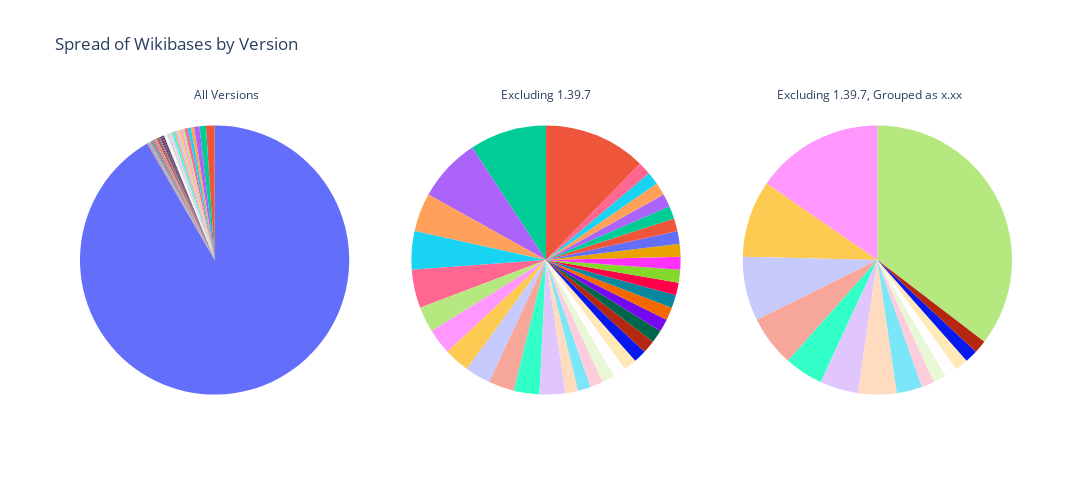

Notebook code cell kept with this figure:
### Code cell
from plotly.subplots import make_subplots

# Extract the version information from item_map
version_counts = {}
for key, value in item_map.items():
    version = value.get('version', ['unknown'])[0]
    if version not in version_counts:
        version_counts[version] = 0
    version_counts[version] += 1

# Prepare data for the pie charts
versions = list(version_counts.keys())
counts = list(version_counts.values())

# Filter out the most common version (for example, '1.39.7')
filtered_version_counts = {k: v for k, v in version_counts.items() if k != '1.39.7'}
filtered_versions = list(filtered_version_counts.keys())
filtered_counts = list(filtered_version_counts.values())

# Group versions by the first two parts for both filtered and unfiltered data
grouped_version_counts = {}
for version, count in version_counts.items():
    grouped_version = '.'.join(version.split('.')[:2])
    if grouped_version not in grouped_version_counts:
        grouped_version_counts[grouped_version] = 0
    grouped_version_counts[grouped_version] += count

grouped_version_counts_filtered = {}
for version, count in filtered_version_counts.items():
    grouped_version = '.'.join(version.split('.')[:2])
    if grouped_version not in grouped_version_counts_filtered:
        grouped_version_counts_filtered[grouped_version] = 0
    grouped_version_counts_filtered[grouped_version] += count

grouped_versions = list(grouped_version_counts.keys())
grouped_counts = list(grouped_version_counts.values())
grouped_versions_filtered = list(grouped_version_counts_filtered.keys())
grouped_counts_filtered = list(grouped_version_counts_filtered.values())

# Create subplots
fig = make_subplots(rows=1, cols=3, specs=[[{'type': 'domain'}, {'type': 'domain'}, {'type': 'domain'}]])

# Add the first pie chart
fig.add_trace(go.Pie(labels=versions, values=counts, name="All Versions", showlegend=False, textinfo='none'), 1, 1)

# Add the second pie chart
fig.add_trace(go.Pie(labels=filtered_versions, values=filtered_counts, name="Excluding 1.39.7", showlegend=False, textinfo='none'), 1, 2)

# Add the third pie chart
fig.add_trace(go.Pie(labels=grouped_versions, values=grouped_counts_filtered, name="Grouped Versions", showlegend=False, textinfo='none'), 1, 3)

# Update layout
fig.update_layout(
    title_text="Spread of Wikibases by Version",
    height=500,
    width=1200,
    annotations=[dict(text='All Versions', x=0.12, y=1.05, font_size=12, showarrow=False),
                 dict(text='Excluding 1.39.7', x=0.5, y=1.05, font_size=12, showarrow=False),
                 dict(text='Excluding 1.39.7, Grouped as x.xx', x=0.95, y=1.05, font_size=12, showarrow=False)]
)

fig.show()

### Figure 1 — Plotly figure (JSON) as saved in the notebook; plotly's stock layout.template omitted (floating-point values rounded to 4 significant figures)
{"data": [{"domain": {"x": [0, 0.2889], "y": [0, 1]}, "labels": ["1.44.0-wmf.16", "1.39.7", "1.39.1", "1.39.4", "1.39.11", "1.37.0-alpha", "1.39.10", "1.42.4", "1.35.2", "1.44.0-wmf.15", "1.39.5", "1.35.1", "1.42.1", "1.32.5", "1.27.0-rc.1", "1.28.2", "1.35.3", "1.38.5", "1.35.7", "1.43.0-wmf.7", "1.39.3", "1.36.1", "1.43.0", "1.34.2", "1.34.1", "1.41.1", "1.33.0", "1.41.4", "1.40.1", "1.35.5", "1.39.6", "1.39.2", "1.34.4", "1.40.0-wmf.26", "1.41.0", "1.42.3", "1.35.4"], "name": "All Versions", "showlegend": false, "textinfo": "none", "type": "pie", "values": [2, 712, 5, 3, 8, 1, 2, 1, 3, 1, 2, 2, 3, 1, 1, 1, 1, 6, 1, 1, 1, 1, 2, 1, 1, 2, 1, 1, 1, 2, 1, 1, 1, 1, 1, 1, 1]}, {"domain": {"x": [0.3556, 0.6444], "y": [0, 1]}, "labels": ["1.44.0-wmf.16", "1.39.1", "1.39.4", "1.39.11", "1.37.0-alpha", "1.39.10", "1.42.4", "1.35.2", "1.44.0-wmf.15", "1.39.5", "1.35.1", "1.42.1", "1.32.5", "1.27.0-rc.1", "1.28.2", "1.35.3", "1.38.5", "1.35.7", "1.43.0-wmf.7", "1.39.3", "1.36.1", "1.43.0", "1.34.2", "1.34.1", "1.41.1", "1.33.0", "1.41.4", "1.40.1", "1.35.5", "1.39.6", "1.39.2", "1.34.4", "1.40.0-wmf.26", "1.41.0", "1.42.3", "1.35.4"], "name": "Excluding 1.39.7", "showlegend": false, "textinfo": "none", "type": "pie", "values": [2, 5, 3, 8, 1, 2, 1, 3, 1, 2, 2, 3, 1, 1, 1, 1, 6, 1, 1, 1, 1, 2, 1, 1, 2, 1, 1, 1, 2, 1, 1, 1, 1, 1, 1, 1]}, {"domain": {"x": [0.7111, 1], "y": [0, 1]}, "labels": ["1.44", "1.39", "1.37", "1.42", "1.35", "1.32", "1.27", "1.28", "1.38", "1.43", "1.36", "1.34", "1.41", "1.33", "1.40"], "name": "Grouped Versions", "showlegend": false, "textinfo": "none", "type": "pie", "values": [3, 23, 1, 5, 10, 1, 1, 1, 6, 3, 1, 3, 4, 1, 2]}], "layout": {"annotations": [{"font": {"size": 12}, "showarrow": false, "text": "All Versions", "x": 0.12, "y": 1.05}, {"font": {"size": 12}, "showarrow": false, "text": "Excluding 1.39.7", "x": 0.5, "y": 1.05}, {"font": {"size": 12}, "showarrow": false, "text": "Excluding 1.39.7, Grouped as x.xx", "x": 0.95, "y": 1.05}], "height": 500, "title": {"text": "Spread of Wikibases by Version"}, "width": 1200}}
